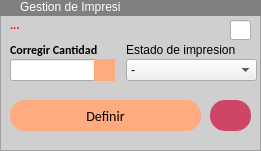
         <widget class="QFrame" name="frame_26">
          <property name="geometry">
           <rect>
            <x>10</x>
            <y>26</y>
            <width>261</width>
            <height>151</height>
           </rect>
          </property>
          <property name="styleSheet">
           <string notr="true">QFrame
{
background-color: rgb(207, 207, 207);
}
QPushButton{
border-radius:15px;
background:#DBC9D4;
font-family: Calibri;
font-size:14px;
}</string>
          </property>
          <property name="frameShape">
           <enum>QFrame::StyledPanel</enum>
          </property>
          <property name="frameShadow">
           <enum>QFrame::Raised</enum>
          </property>
          <widget class="QLabel" name="signal_rotulos_razon">
           <property name="geometry">
            <rect>
             <x>10</x>
             <y>17</y>
             <width>241</width>
             <height>16</height>
            </rect>
           </property>
           <property name="font">
            <font>
             <family>Calibri</family>
             <pointsize>9</pointsize>
             <weight>75</weight>
             <bold>true</bold>
            </font>
           </property>
           <property name="styleSheet">
            <string notr="true">color: rgb(255, 0, 0);</string>
           </property>
           <property name="text">
            <string>...</string>
           </property>
          </widget>
          <widget class="QLabel" name="signal_rotulos_razon_3">
           <property name="geometry">
            <rect>
             <x>10</x>
             <y>42</y>
             <width>121</width>
             <height>16</height>
            </rect>
           </property>
           <property name="font">
            <font>
             <family>Calibri</family>
             <pointsize>9</pointsize>
             <weight>75</weight>
             <bold>true</bold>
            </font>
           </property>
           <property name="text">
            <string>Corregir Cantidad</string>
           </property>
          </widget>
          <widget class="QLineEdit" name="signal_rotulos_cantidad">
           <property name="geometry">
            <rect>
             <x>10</x>
             <y>59</y>
             <width>91</width>
             <height>22</height>
            </rect>
           </property>
          </widget>
          <widget class="QPushButton" name="btn_modificar_rotulos">
           <property name="geometry">
            <rect>
             <x>94</x>
             <y>59</y>
             <width>21</width>
             <height>22</height>
            </rect>
           </property>
           <property name="styleSheet">
            <string notr="true">QPushButton{
background-color: rgb(255, 170, 127);

}
QPushButton:hover{
background-color: rgb(212, 141, 105);

}</string>
           </property>
           <property name="text">
            <string/>
           </property>
           <property name="icon">
            <iconset>
             <normaloff>icons/pen.png</normaloff>icons/pen.png</iconset>
           </property>
           <property name="iconSize">
            <size>
             <width>12</width>
             <height>12</height>
            </size>
           </property>
           <property name="shortcut">
            <string>Enter, Return</string>
           </property>
          </widget>
          <widget class="QFrame" name="frame_76">
           <property name="geometry">
            <rect>
             <x>0</x>
             <y>0</y>
             <width>261</width>
             <height>16</height>
            </rect>
           </property>
           <property name="styleSheet">
            <string notr="true">background:grey;
border-radius:15px;
</string>
           </property>
           <property name="frameShape">
            <enum>QFrame::StyledPanel</enum>
           </property>
           <property name="frameShadow">
            <enum>QFrame::Raised</enum>
           </property>
           <widget class="QLabel" name="label_152">
            <property name="geometry">
             <rect>
              <x>20</x>
              <y>-3</y>
              <width>101</width>
              <height>20</height>
             </rect>
            </property>
            <property name="styleSheet">
             <string notr="true">color:rgb(255, 255, 255);</string>
            </property>
            <property name="text">
             <string>Gestion de Impresión</string>
            </property>
           </widget>
          </widget>
          <widget class="QPushButton" name="btn_eliminar_impresion">
           <property name="geometry">
            <rect>
             <x>210</x>
             <y>100</y>
             <width>41</width>
             <height>31</height>
            </rect>
           </property>
           <property name="styleSheet">
            <string notr="true">QPushButton{
background-color: rgb(207, 69, 103);

}
QPushButton:hover{
background-color: rgb(198, 0, 0);

}</string>
           </property>
           <property name="text">
            <string/>
           </property>
           <property name="icon">
            <iconset>
             <normaloff>icons/trash.png</normaloff>icons/trash.png</iconset>
           </property>
          </widget>
          <widget class="QLabel" name="label_69">
           <property name="geometry">
            <rect>
             <x>126</x>
             <y>42</y>
             <width>121</width>
             <height>16</height>
            </rect>
           </property>
           <property name="text">
            <string>Estado de impresion</string>
           </property>
          </widget>
          <widget class="QComboBox" name="txt_estado_rotulos">
           <property name="geometry">
            <rect>
             <x>126</x>
             <y>59</y>
             <width>131</width>
             <height>22</height>
            </rect>
           </property>
           <item>
            <property name="text">
             <string>-</string>
            </property>
           </item>
           <item>
            <property name="text">
             <string>PENDIENTE</string>
            </property>
           </item>
           <item>
            <property name="text">
             <string>PENDIENTE DAV</string>
            </property>
           </item>
           <item>
            <property name="text">
             <string>COMPLETO</string>
            </property>
           </item>
           <item>
            <property name="text">
             <string>FACTURADO</string>
            </property>
           </item>
          </widget>
          <widget class="QPushButton" name="btn_definir_rotulos">
           <property name="geometry">
            <rect>
             <x>10</x>
             <y>100</y>
             <width>191</width>
             <height>31</height>
            </rect>
           </property>
           <property name="styleSheet">
            <string notr="true">QPushButton{
background-color: rgb(255, 170, 127);

}
QPushButton:hover{
background-color: rgb(212, 141, 105);

}</string>
           </property>
           <property name="text">
            <string>Definir</string>
           </property>
          </widget>
          <widget class="QLineEdit" name="txt_indice_rotulos">
           <property name="geometry">
            <rect>
             <x>230</x>
             <y>20</y>
             <width>21</width>
             <height>20</height>
            </rect>
           </property>
          </widget>
         </widget>
